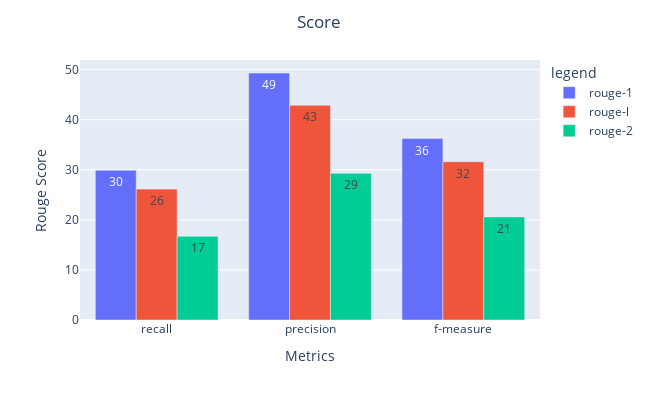

Notebook code cell kept with this figure:
### Code cell
fig = px.bar(T5Rouge*100, x=T5Rouge.index, y=T5Rouge.columns,
             barmode='group',
             text_auto='.2s',
             labels={
                     "Algo": "Algorithms",
                     "value": "Rouge Score",
                     "variable": "legend",
                     'index': "Metrics"
                 })

fig.update_layout(width=650,
                  height=400,
                  title={
                  'text': "Score",
                  'y':.96,
                  'x':0.49,
                  'xanchor': 'center',
                  'yanchor': 'top'})


fig.write_html(path + 'mT5_plot.html')
# fig.write_image(path + 'mT5_plot.png')
fig.show()

### Figure 1 — Plotly figure (JSON) as saved in the notebook; plotly's stock layout.template omitted (floating-point values rounded to 4 significant figures)
{"data": [{"alignmentgroup": "True", "hovertemplate": "legend=rouge-1<br>Metrics=%{x}<br>Rouge Score=%{y}<extra></extra>", "legendgroup": "rouge-1", "marker": {"color": "#636efa", "pattern": {"shape": ""}}, "name": "rouge-1", "offsetgroup": "rouge-1", "orientation": "v", "showlegend": true, "textposition": "auto", "texttemplate": "%{y:.2s}", "x": ["recall", "precision", "f-measure"], "xaxis": "x", "y": [29.9, 49.32, 36.23], "yaxis": "y", "type": "bar"}, {"alignmentgroup": "True", "hovertemplate": "legend=rouge-l<br>Metrics=%{x}<br>Rouge Score=%{y}<extra></extra>", "legendgroup": "rouge-l", "marker": {"color": "#EF553B", "pattern": {"shape": ""}}, "name": "rouge-l", "offsetgroup": "rouge-l", "orientation": "v", "showlegend": true, "textposition": "auto", "texttemplate": "%{y:.2s}", "x": ["recall", "precision", "f-measure"], "xaxis": "x", "y": [26.14, 42.89, 31.6], "yaxis": "y", "type": "bar"}, {"alignmentgroup": "True", "hovertemplate": "legend=rouge-2<br>Metrics=%{x}<br>Rouge Score=%{y}<extra></extra>", "legendgroup": "rouge-2", "marker": {"color": "#00cc96", "pattern": {"shape": ""}}, "name": "rouge-2", "offsetgroup": "rouge-2", "orientation": "v", "showlegend": true, "textposition": "auto", "texttemplate": "%{y:.2s}", "x": ["recall", "precision", "f-measure"], "xaxis": "x", "y": [16.72, 29.29, 20.58], "yaxis": "y", "type": "bar"}], "layout": {"xaxis": {"anchor": "y", "domain": [0, 1], "title": {"text": "Metrics"}}, "yaxis": {"anchor": "x", "domain": [0, 1], "title": {"text": "Rouge Score"}}, "legend": {"title": {"text": "legend"}, "tracegroupgap": 0}, "margin": {"t": 60}, "barmode": "group", "title": {"text": "Score", "y": 0.96, "x": 0.49, "xanchor": "center", "yanchor": "top"}, "width": 650, "height": 400}}
